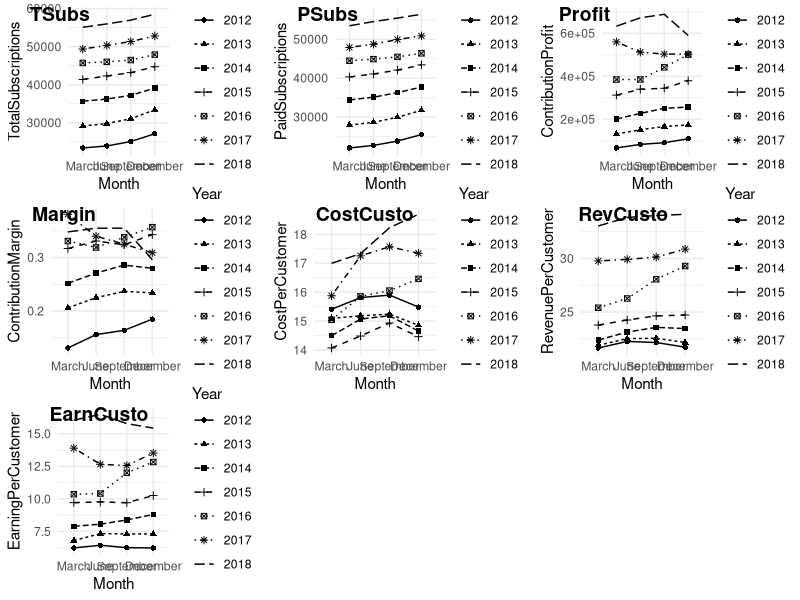
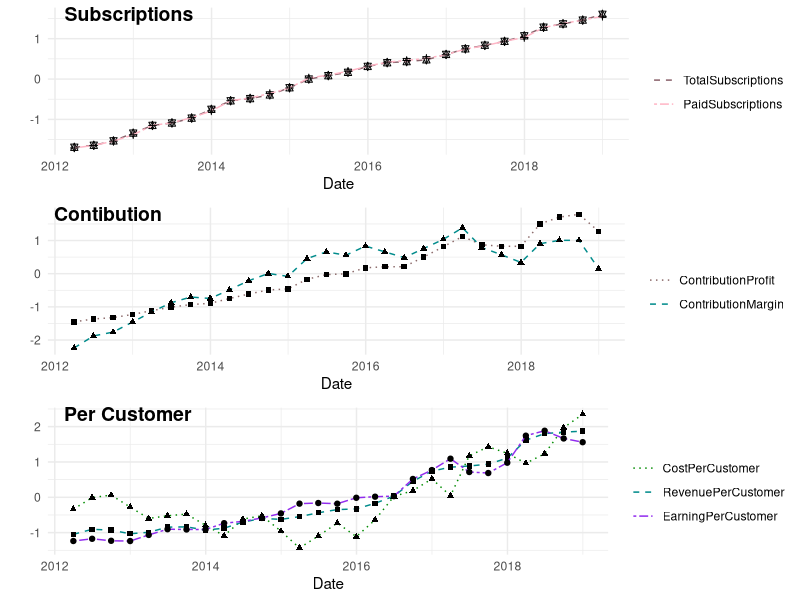
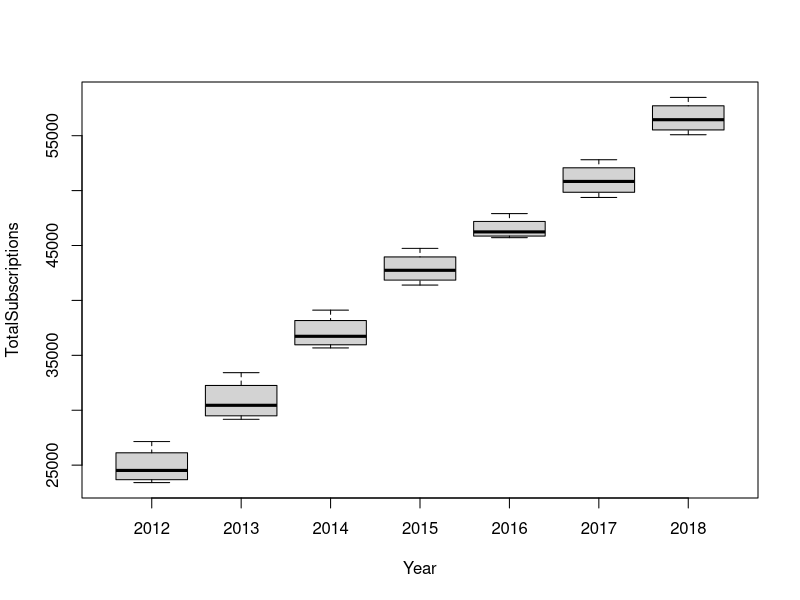

Recreate these plots in R, in order.
#Packages
library(readxl)
library(ggplot2)
library(dplyr)
library(cowplot)

#Load Data
df <- read_excel("Netflix_Data.xlsx", sheet='Dados')
colnames(df) <- c('Time','TotalSubscriptions','PaidSubscriptions','FreeTrails','Revenue',
                  'CostRevenues','Marketing','ContributionProfit','ContributionMargin',
                  'CostPerCustomer','RevenuePerCustomer','EarningPerCustomer','Segment')
View(df)
dim(df)
str(df)
getwd()


#Data Clean

##format field Time
fGetYear <- function(sTime) {
  return(strsplit(sTime,',')[[1]][2])
}
df$Year <- unlist(lapply(df$Time, fGetYear))
df$Year <- as.factor(df$Year)

fGetMonth <- function(sTime) {
  return(strsplit(sTime,' ')[[1]][1])
}
df$Month <- unlist(lapply(df$Time, fGetMonth))
df$Month <- as.factor(df$Month)

fGetDay <- function(sTime) {
  return(strsplit(strsplit(sTime,' ')[[1]][2],',')[[1]][1])
}
df$Day <- unlist(lapply(df$Time, fGetDay))
df$Day <- as.factor(df$Day)

fGetDate <- function(sTime) {
  sYear <- fGetYear(sTime)
  sMonth <- fGetMonth(sTime)
  if(sMonth=='December'){ 
    sMonth <- '12' 
  } else if(sMonth=='March'){ 
    sMonth <- '03' 
  } else if(sMonth=='June'){ 
    sMonth <- '06'  
  } else { 
    sMonth <- '09' 
  }
  sDay <- fGetDay(sTime)
  return(paste(sDay,sMonth,sYear, sep=''))
}
df$Date <- unlist(lapply(df$Time, fGetDate))
df$Date <- as.Date(df$Date, "%d%m%Y")

df$Time <- NULL

##remove fields with cardinality = 1
unique(df$Segment)
df$Segment <- NULL

##date normalized
df_normalized <- data.frame(df)
?tracemem(df_normalized)==tracemem(df)
df_normalized[,1:11] <- scale(df[,1:11])
View(df_normalized)
str(df_normalized)


#Explore

##Statistical Summary
### Date fields
summary(df[,c('Year','Month','Day')])

### Fields about the subscriptions
summary(df[,c('TotalSubscriptions','PaidSubscriptions','FreeTrails')])
data.frame(TotalSubscriptions=c(sd(df$TotalSubscriptions),var(df$TotalSubscriptions)),
           PaidSubscriptions=c(sd(df$PaidSubscriptions),var(df$PaidSubscriptions)),
           FreeTrails=c(sd(df$FreeTrails),var(df$FreeTrails)),
           row.names = c('Std Deviation','Variance'))

### Fields about the revenue and costs
summary(df[,c('Revenue','CostRevenues','Marketing')])
data.frame(Revenue=c(sd(df$Revenue),var(df$Revenue)),
           CostRevenues=c(sd(df$CostRevenues),var(df$CostRevenues)),
           Marketing=c(sd(df$Marketing),var(df$Marketing)),
           row.names = c('Std Deviation','Variance'))

### Fields about the contribution
summary(df[,c('ContributionProfit','ContributionMargin')])
data.frame(ContributionProfit=c(sd(df$ContributionProfit),var(df$ContributionProfit)),
           ContributionMargin=c(sd(df$ContributionMargin),var(df$ContributionMargin)),
           row.names = c('Std Deviation','Variance'))

### Fields 'per Customer'
summary(df[,c('CostPerCustomer','RevenuePerCustomer','EarningPerCustomer')])
data.frame(CostPerCustomer=c(sd(df$CostPerCustomer),var(df$CostPerCustomer)),
           RevenuePerCustomer=c(sd(df$RevenuePerCustomer),var(df$RevenuePerCustomer)),
           EarningPerCustomer=c(sd(df$EarningPerCustomer),var(df$EarningPerCustomer)),
           row.names = c('Std Deviation','Variance'))


##Individual Analysis
### For Total Subscriptions
gTotalSubs <- 
  ggplot(df,aes(x=Month,y=TotalSubscriptions,group=Year)) + 
  geom_line(aes(linetype=Year)) + 
  geom_point(aes(shape=Year)) + 
  scale_x_discrete(limits=c('March','June','September','December')) +
  theme_minimal()

### For Paid Subscriptions
gPaidSubs <- 
  ggplot(df,aes(x=Month,y=PaidSubscriptions,group=Year)) + 
  geom_line(aes(linetype=Year)) +
  geom_point(aes(shape=Year)) + 
  scale_x_discrete(limits=c('March','June','September','December')) +
  theme_minimal()

### For Contribution Profit
gContribProfit <- 
  ggplot(df,aes(x=Month,y=ContributionProfit,group=Year)) + 
  geom_line(aes(linetype=Year)) +
  geom_point(aes(shape=Year)) + 
  scale_x_discrete(limits=c('March','June','September','December')) +
  theme_minimal()

### For Contribution Margin
gContribMargin <- 
  ggplot(df,aes(x=Month,y=ContributionMargin,group=Year)) + 
  geom_line(aes(linetype=Year)) +
  geom_point(aes(shape=Year)) + 
  scale_x_discrete(limits=c('March','June','September','December')) +
  theme_minimal()

### For Cost Per Customer
gCostCustomer <- 
  ggplot(df,aes(x=Month,y=CostPerCustomer,group=Year)) + 
  geom_line(aes(linetype=Year)) +
  geom_point(aes(shape=Year)) + 
  scale_x_discrete(limits=c('March','June','September','December')) +
  theme_minimal()

### For Revenue Per Customer
gRevenueCustomer <- 
  ggplot(df,aes(x=Month,y=RevenuePerCustomer,group=Year)) + 
  geom_line(aes(linetype=Year)) +
  geom_point(aes(shape=Year)) + 
  scale_x_discrete(limits=c('March','June','September','December')) +
  theme_minimal()

### For Earning Per Customer
gEarningCustomer <- 
  ggplot(df,aes(x=Month,y=EarningPerCustomer,group=Year)) + 
  geom_line(aes(linetype=Year)) +
  geom_point(aes(shape=Year)) + 
  scale_x_discrete(limits=c('March','June','September','December')) +
  theme_minimal()

plot_grid(gTotalSubs, gPaidSubs, gContribProfit, gContribMargin,
          gCostCustomer, gRevenueCustomer, gEarningCustomer, 
          labels=c("TSubs", "PSubs", "Profit", "Margin", 
                   "CostCusto", "RevCusto", "EarnCusto"), 
          ncol=3, nrow=3)

##Double Analysis
gSubscriptions <- 
  ggplot(df_normalized,aes(x=Date)) +
  geom_line(aes(y=TotalSubscriptions, colour='TotalSubscriptions'),linetype=2) + 
  geom_point(aes(y=TotalSubscriptions),shape=11) + 
  
  geom_line(aes(y=PaidSubscriptions, colour='PaidSubscriptions'),linetype=6) + 
  geom_point(aes(y=PaidSubscriptions),shape=3) +
  
  scale_colour_manual("", breaks = c("TotalSubscriptions", "PaidSubscriptions"),
                      values = c("pink4", "pink1")) +
  labs(y='') + theme_minimal()

gContribution <-
  ggplot(df_normalized,aes(x=Date)) +
    geom_line(aes(y=ContributionProfit,colour='ContributionProfit'),linetype=3) + 
    geom_point(aes(y=ContributionProfit),shape=15) + 
    
    geom_line(aes(y=ContributionMargin,colour='ContributionMargin'),linetype=2) +
    geom_point(aes(y=ContributionMargin),shape=17) +
  
    scale_colour_manual("",breaks=c("ContributionProfit","ContributionMargin"),
                        values=c("rosybrown4","cyan4")) +    
    labs(y='') + theme_minimal()
  
gPerCustomer <- 
  ggplot(df_normalized,aes(x=Date)) +
    geom_line(aes(y=CostPerCustomer,colour='CostPerCustomer'),linetype=3) + 
    geom_point(aes(y=CostPerCustomer),shape=17) + 
    
    geom_line(aes(y=RevenuePerCustomer,colour='RevenuePerCustomer'),linetype=2) + 
    geom_point(aes(y=RevenuePerCustomer),shape=15) +
    
    geom_line(aes(y=EarningPerCustomer,colour='EarningPerCustomer'),linetype=6) + 
    geom_point(aes(y=EarningPerCustomer),shape=19) +
  
    scale_colour_manual("",breaks=c("CostPerCustomer","RevenuePerCustomer","EarningPerCustomer"),
                        values=c("green4","cyan4","purple2")) +

    labs(y='') + theme_minimal()

plot_grid(gSubscriptions,gContribution, gPerCustomer, 
          labels=c("Subscriptions","Contibution", "Per Customer"), 
          ncol=1, nrow=3)



#Hypothesis Test


# Mann-Whitney test

## Null Hypothesis: median of the total subscription is equal to the median of the subscription paid
## Alter. Hypothesis: median of total subscription is different from the median of paid subscription
## p-val=0.6 --> do not reject the null hypothesis
wilcox.test(df$TotalSubscriptions, df$PaidSubscriptions, conf.level=0.95) 


# Test t

## Null Hypothesis: mean of the total subscription is equal to the mean of the subscription paid
## Alter. Hypothesis: mean of total subscription is different from the mean of paid subscription
## p-val=0.6 --> do not reject the null hypothesis
t.test(df$TotalSubscriptions, df$PaidSubscriptions, conf.level=0.95)

## Null Hypothesis: mean of the total subscription is equal to 70000
## Alter. Hypothesis: mean of total subscription is greater then 70000
## p-val=1.089e-12 --> reject the null hypothesis
t.test(df$Revenue, conf.level=0.95, mu=70000, alternative=c('greater'))

## Null Hypothesis: mean of the total subscription is equal to 70000
## Alter. Hypothesis: mean of total subscription is less then 70000
## p-val=1 --> do not reject the null hypothesis
t.test(df$Revenue, conf.level=0.95, mu=70000, alternative=c('less'))



#ANOVA
## Null Hypothesis: variance of the total subscription is equal between the factors
## Alter. Hypothesis: variance of total subscription is different between the factors
## p-val=2e-16 --> reject the null hypothesis
boxplot(df$TotalSubscriptions~factor(df$Year),xlab='Year',ylab='TotalSubscriptions')
year_aov <- aov(df$TotalSubscriptions~factor(df$Year))
summary(year_aov)
